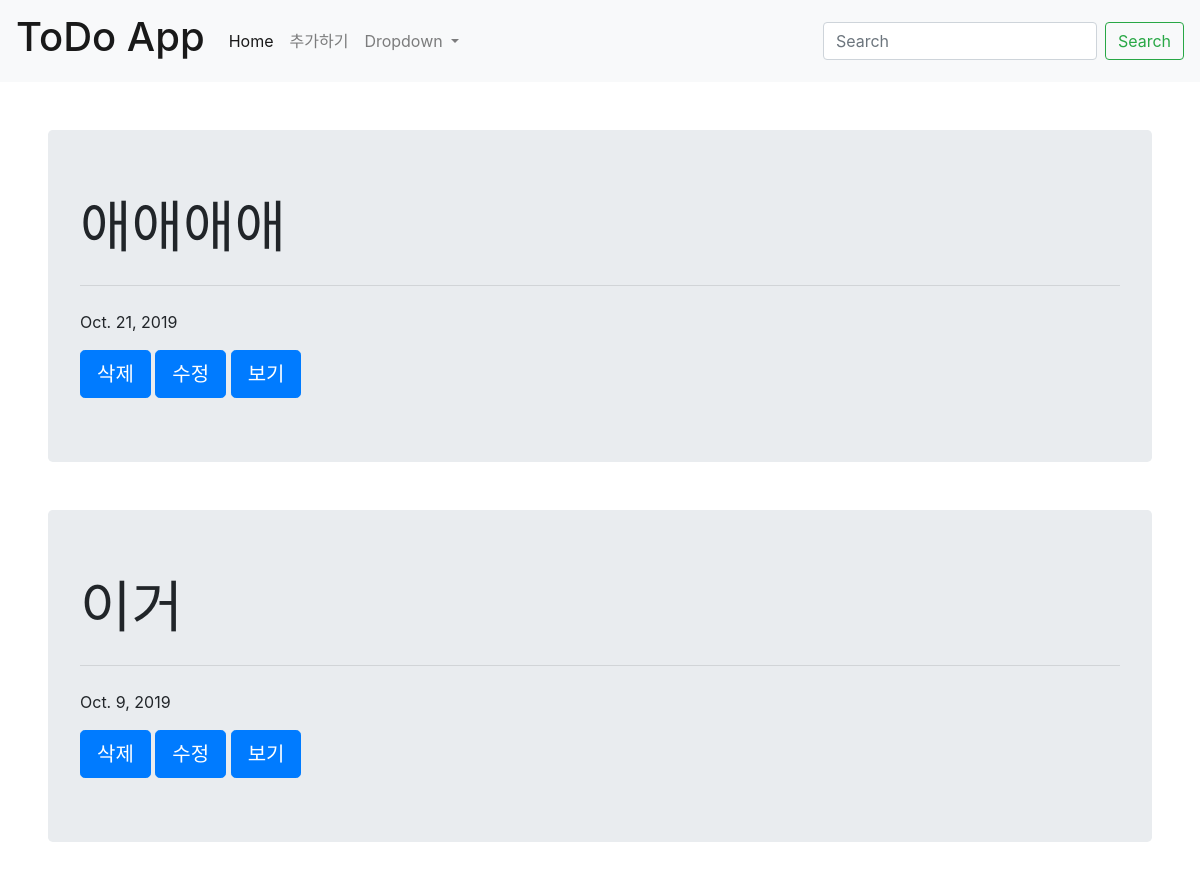
Page /todos/ on the earlier database version.
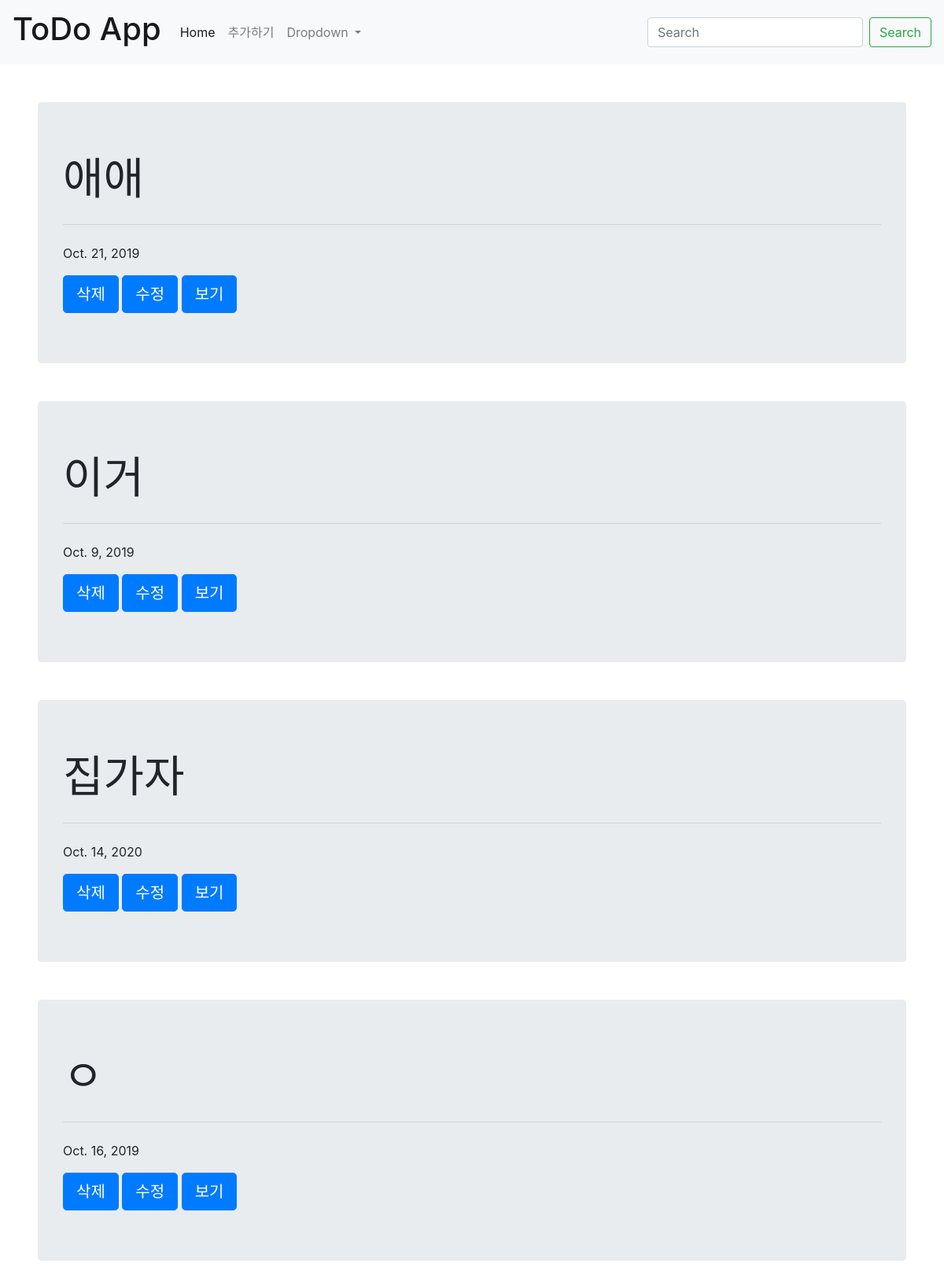
Same page on the later database version.
### todos/models.py (models this page shows)
class Todo(models.Model):
    title = models.CharField(max_length = 50)
    due_date = models.DateField(max_length = 50)

### todos/views.py (the view)
# urls.py: path('', views.index),
def index(request):
    todos = Todo.objects.all()
    context = {
        'todos' : todos
    }
    return render(request, 'index.html', context)

### todos/templates/index.html
{% extends 'base.html' %}
{% block body %}
  {% for todo in todos%}
    <div class="jumbotron m-5">
      <h1 class="display-4">{{todo.title}}</h1>
      <hr class="my-4">
      <p>{{todo.due_date}}</p>
      <a class="btn btn-primary btn-lg" href="/todos/{{todo.id}}/delete/" role="button">삭제</a>
      <a class="btn btn-primary btn-lg" href="/todos/{{todo.id}}/edit/" role="button">수정</a>
      <a class="btn btn-primary btn-lg" href="/todos/{{todo.id}}/look/" role="button">보기</a>
    </div>
  {% endfor %}
{% endblock %}

Differences in the rows shown:
changed Todo "Oct. 21, 2019": title "애애애애" → "애애"
added Todo: title "집가자", due_date "Oct. 14, 2020"
added Todo: title "ㅇ", due_date "Oct. 16, 2019"
